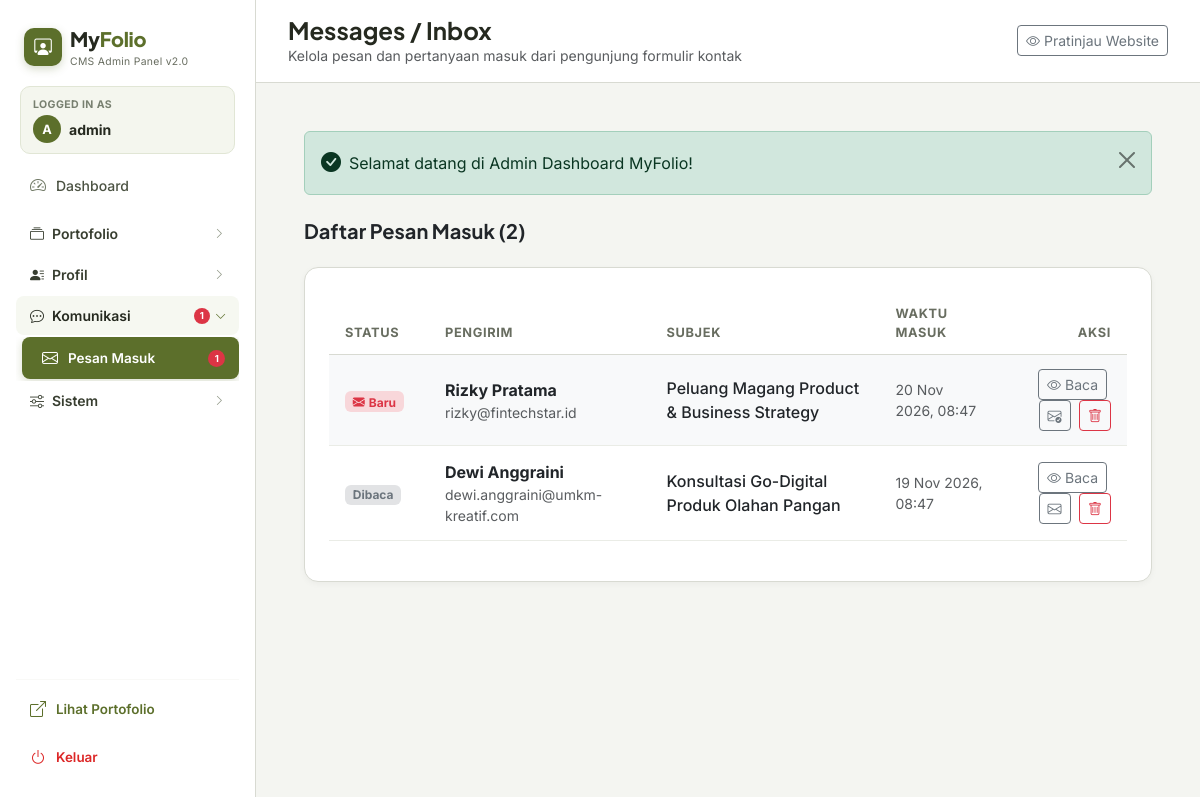
The page /admin/messages.php (signed in) on the database its author committed.
### tables this page shows
CREATE TABLE `messages` (
  `id` INT AUTO_INCREMENT PRIMARY KEY,
  `sender_name` VARCHAR(100) NOT NULL,
  `sender_email` VARCHAR(120) NOT NULL,
  `subject` VARCHAR(150) DEFAULT NULL,
  `message` TEXT NOT NULL,
  `is_read` TINYINT(1) DEFAULT 0,
  `sent_at` TIMESTAMP DEFAULT CURRENT_TIMESTAMP
);

### includes/functions.php (called while the page is built, shortened)
<?php
function e(?string $value): string {
    return htmlspecialchars($value ?? '', ENT_QUOTES, 'UTF-8');
}

### admin/messages.php (the view, shortened to what this page needs)
<?php
require_once __DIR__ . '/includes/admin_init.php';
$messages = $pdo->query("SELECT * FROM messages ORDER BY sent_at DESC")->fetchAll();
require_once __DIR__ . '/includes/admin_header.php';
?>
<div class="d-flex justify-content-between align-items-center mb-4">
    <div>
        <h5 class="fw-bold mb-0 text-dark">Daftar Pesan Masuk (<?= count($messages) ?>)</h5>
    </div>
</div>
<div class="admin-card">
    <?php if (empty($messages)): ?>
        <div class="text-center py-5 text-muted">Belum ada pesan yang masuk.</div>
    <?php else: ?>
        <div class="table-responsive">
            <table class="table admin-table align-middle">
                <thead>
                    <tr>
                        <th style="width: 100px;">Status</th>
                        <th>Pengirim</th>
                        <th>Subjek</th>
                        <th>Waktu Masuk</th>
                        <th class="text-end">Aksi</th>
                    </tr>
                </thead>
                <tbody>
                    <?php foreach ($messages as $msg): ?>
                        <tr class="<?= $msg['is_read'] ? '' : 'table-light' ?>">
                            <td>
                                <?php if ($msg['is_read']): ?>
                                    <span class="badge bg-secondary-subtle text-secondary">Dibaca</span>
                                <?php else: ?>
                                    <span class="badge bg-danger-subtle text-danger fw-bold"><i class="bi bi-envelope-fill me-1"></i>Baru</span>
                                <?php endif; ?>
                            </td>
                            <td>
                                <div class="fw-bold text-dark"><?= e($msg['sender_name']) ?></div>
                                <div class="small text-muted"><?= e($msg['sender_email']) ?></div>
                            </td>
                            <td class="text-dark fw-medium"><?= e($msg['subject']) ?></td>
                            <td class="small text-muted"><?= date('d M Y, H:i', strtotime($msg['sent_at'])) ?></td>
                            <td class="text-end">
                                <button class="btn btn-outline-secondary btn-sm py-1 px-2.5 me-1"
                                    onclick="viewMessage(<?= htmlspecialchars(json_encode($msg), ENT_QUOTES, 'UTF-8') ?>)">
                                    <i class="bi bi-eye"></i> Baca
                                </button>
                                <form method="POST" action="messages.php" class="d-inline">
                                    <button type="submit" class="btn btn-outline-secondary btn-sm py-1 px-2 me-1" title="Ubah status baca">
                                        <i class="bi <?= $msg['is_read'] ? 'bi-envelope' : 'bi-envelope-check' ?>"></i>
                                    </button>
                                </form>
                                <form method="POST" action="messages.php" class="d-inline" onsubmit="return confirm('Hapus pesan ini permanen?');">
                                    <button type="submit" class="btn btn-outline-danger btn-sm py-1 px-2">
                                        <i class="bi bi-trash"></i>
                                    </button>
                                </form>
                            </td>
                        </tr>
                    <?php endforeach; ?>
                </tbody>
            </table>
        </div>
    <?php endif; ?>
</div>
<?php
require_once __DIR__ . '/includes/admin_footer.php';
?>

### assets/css/admin.css (style rules this page uses)
:root { --color-primary: #5C6F2B; --color-primary-hover: #495822; --color-background: #F4F5F1; --color-sidebar: #FFFFFF; --color-dark: #25291F; --color-soft-olive: #DCE3CB; --color-white: #FFFFFF; --color-muted: #686D60; --color-border: #D8DAD2; --radius-card: 14px; --radius-button: 8px; --shadow-sm: 0 2px 6px rgba(0, 0, 0, 0.04); }
body { font-family: 'Inter', sans-serif; background-color: var(--color-background); color: var(--color-dark); }
h1, h2, h3, h4, h5, h6 { font-family: 'Plus Jakarta Sans', sans-serif; color: var(--color-dark); }
.admin-card { background-color: var(--color-white); border: 1px solid var(--color-border); border-radius: var(--radius-card); box-shadow: var(--shadow-sm); padding: 24px; margin-bottom: 24px; }
.admin-table th { font-size: 0.8rem; font-weight: 700; text-transform: uppercase; color: var(--color-muted); letter-spacing: 0.05em; border-bottom: 1.5px solid var(--color-border); padding: 12px 16px; }
.admin-table td { padding: 14px 16px; vertical-align: middle; border-bottom: 1px solid #EAECE6; }

### rows shown on the page
messages: is_read 0 (drawn), sender_name "Rizky Pratama", sender_email "rizky@fintechstar.id", subject "Peluang Magang Product & Business Strategy", sent_at "20 Nov 2026, 08:47"
messages: is_read "Dibaca", sender_name "Dewi Anggraini", sender_email "dewi.anggraini@umkm-kreatif.com", subject "Konsultasi Go-Digital Produk Olahan Pangan", sent_at "19 Nov 2026, 08:47"

### other values the page prints
substr($_SESSION['admin_username'] ?? 'A', 0, 1) "A"
$_SESSION['admin_username'] "admin"
$unreadCount "1"
$pageTitle "Messages / Inbox"
$pageSubtitle "Kelola pesan dan pertanyaan masuk dari pengunjung formulir kontak"
$flash['message'] "Selamat datang di Admin Dashboard MyFolio!"
count($messages) "2"
